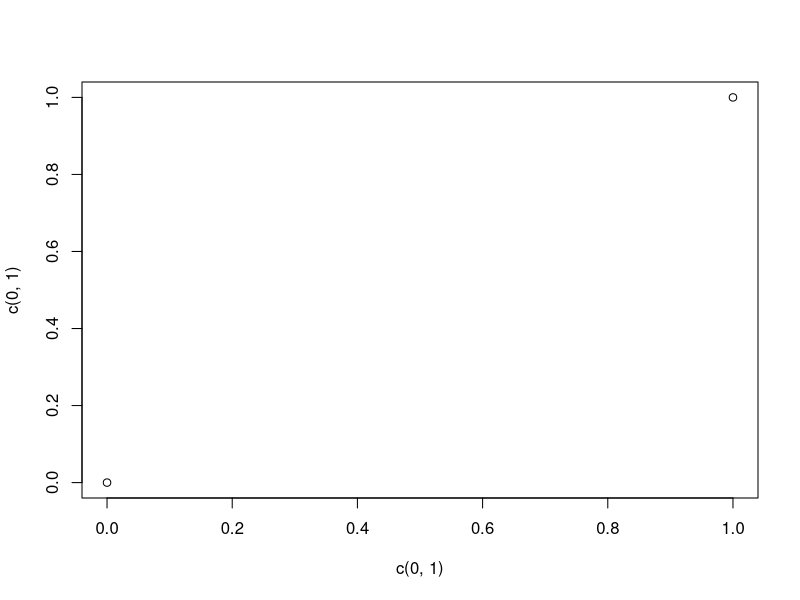

Here is the R script that generated this plot: (Note: this script raises an error after producing the figure.)
# read the sample data
sample <- read.table("Sample1.txt",header=FALSE)
Nsample <- dim(sample)[1]
print(head(sample))
plot(c(0,1),c(0,1))
v <- netsays(t(sample[,-1]))
p <- sample[order(v),1]
nc <- sum(sample[,1]==0)
nd <- Nsample-nc
nd
nnc <- nc
nnc
nnd <- nd
nnd
for (i in 1:length(p)) {
  if(p[i]==1) {
    nd <- nd-1
  } 
  else {
    nc <- nc-1
    }
  points(nc/nnc,nd/nnd,pch='.') 
}
vc <- rep(0,nnc)
vd <- rep(0,nnd)
nc <- 0
nd <- 0
for (i in 1:Nsample){
itype <- sample[i,1]
isay <- netsays(as.numeric(sample[i,-1]))
if(itype==0) {nc <- nc+1;vc[nc] <- isay} else {nd<- nd+1;vd[nd] <- isay}
}
hc <- hist(vc, breaks =seq(0,1,.05))
hd <- hist(vd,breaks=seq(0,1,.05))
